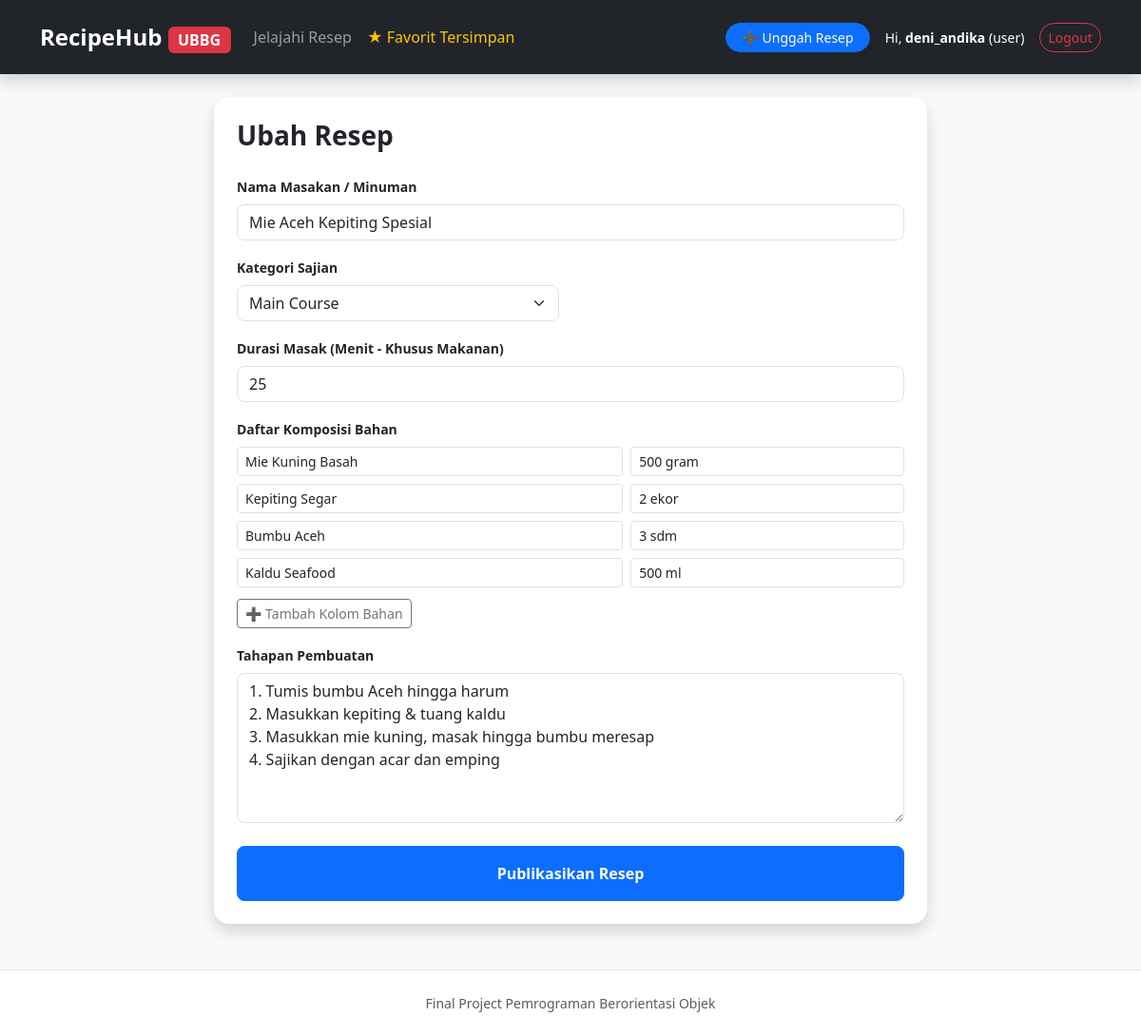
Page /1/edit (signed in) on the committed database.
### app/models/user.py (models this page shows, shortened)
class User(UserMixin, db.Model):
    __tablename__ = 'users'
    id = db.Column(db.Integer, primary_key=True)
    username = db.Column(db.String(50), unique=True, nullable=False)
    email = db.Column(db.String(100), unique=True, nullable=False)
    role = db.Column(db.String(20), default='user')
    _password_hash = db.Column('password_hash', db.String(256), nullable=False)
    recipes = db.relationship('Recipe', backref='author', lazy='dynamic')
    reviews = db.relationship('Review', backref='reviewer', lazy='dynamic', cascade='all, delete-orphan')
    bookmarks = db.relationship('Bookmark', backref='user', lazy='dynamic', cascade='all, delete-orphan')
    @property
    def password(self): raise AttributeError('Password terenkapsulasi secara privat!')

### app/models/food_recipe.py (models this page shows, shortened)
class FoodRecipe(Recipe):
    cooking_time = db.Column(db.Integer, nullable=True)
    __mapper_args__ = {'polymorphic_identity': 'food'}

### app/models/ingredient.py (models this page shows)
class Ingredient(db.Model):
    __tablename__ = 'ingredients'
    id = db.Column(db.Integer, primary_key=True)
    name = db.Column(db.String(100), nullable=False)
    amount = db.Column(db.String(50), nullable=False)
    recipe_id = db.Column(db.Integer, db.ForeignKey('recipes.id'), nullable=False)

### app/recipes/routes.py (the view, shortened to what this page needs)
@recipes_bp.route('/<int:id>/edit', methods=['GET', 'POST'])
@login_required
def edit(id):
    recipe = Recipe.query.get_or_404(id)
    if recipe.user_id != current_user.id and not current_user.is_admin(): abort(403)
    form = RecipeForm(obj=recipe)
    if request.method == 'GET': form.recipe_type.data = recipe.type
    return render_template('recipes/form.html', form=form, recipe=recipe, title="Ubah Resep")

### app/recipes/forms.py
class RecipeForm(FlaskForm):
    title = StringField('Nama Masakan / Minuman', validators=[DataRequired()])
    category = SelectField('Kategori Sajian', choices=[('appetizer', 'Appetizer'), ('main course', 'Main Course'), ('dessert', 'Dessert')])
    recipe_type = SelectField('Klasifikasi Resep (Prinsip OOP Polymorphic)', choices=[('food', 'Makanan Padat (FoodRecipe)'), ('drink', 'Minuman (DrinkRecipe)')])
    cooking_time = IntegerField('Durasi Masak (Menit - Khusus Makanan)', validators=[Optional()])
    is_cold_served = BooleanField('Sajikan dalam Kondisi Dingin (Khusus Minuman)')
    steps = TextAreaField('Tahapan Pembuatan', validators=[DataRequired()])
    submit = SubmitField('Publikasikan Resep')

### app/__init__.py (called while the page is built)
def create_app(config_class=Config):
    app = Flask(__name__)
    app.config.from_object(config_class)
    db.init_app(app)
    login_manager.init_app(app)
    from app.models.user import User
    @login_manager.user_loader
    def load_user(user_id):
        return User.query.get(int(user_id))
    from app.auth.routes import auth_bp
    from app.recipes.routes import recipes_bp
    from app.bookmarks.routes import bookmarks_bp
    app.register_blueprint(auth_bp, url_prefix='/auth')
    app.register_blueprint(recipes_bp)
    app.register_blueprint(bookmarks_bp, url_prefix='/bookmarks')
    @app.errorhandler(404)
    def not_found(e): return render_template('errors/404.html'), 404
    @app.errorhandler(500)
    def server_error(e):
        db.session.rollback()
        return render_template('errors/500.html'), 500
    with app.app_context():
        db.create_all()
    return app

### app/templates/recipes/form.html (shortened to what this page needs)
{% extends 'base.html' %}
{% block content %}
<div class="card shadow p-4 border-0 rounded-4 mx-auto bg-white" style="max-width: 750px;">
    <h3 class="fw-bold mb-4">{{ title }}</h3>
    <form method="POST">
        <div class="mb-3">{{ form.title.label(class="form-label fw-bold small") }}{{ form.title(class="form-control rounded-3") }}</div>
        <div class="row">
            <div class="col-md-6 mb-3">{{ form.category.label(class="form-label fw-bold small") }}{{ form.category(class="form-select rounded-3") }}</div>
        </div>
        <div id="fdiv" class="mb-3" style="{{ 'display:none;' if recipe and recipe.type != 'food' else '' }}">
            {{ form.cooking_time.label(class="form-label fw-bold small") }}{{ form.cooking_time(class="form-control rounded-3", placeholder="Menit") }}
        </div>
        <div class="mb-3">
            <label class="form-label fw-bold small">Daftar Komposisi Bahan</label>
            <div id="wbahan">
                {% if recipe %}{% for ing in recipe.ingredients %}
                <div class="row g-2 mb-2"><div class="col-7"><input type="text" name="ing_name" class="form-control form-control-sm" value="{{ ing.name }}" required></div><div class="col-5"><input type="text" name="ing_amount" class="form-control form-control-sm" value="{{ ing.amount }}" required></div></div>
                {% endfor %}{% else %}
                <div class="row g-2 mb-2"><div class="col-7"><input type="text" name="ing_name" class="form-control form-control-sm" placeholder="Nama Bahan" required></div><div class="col-5"><input type="text" name="ing_amount" class="form-control form-control-sm" placeholder="Takaran" required></div></div>
                {% endif %}
            </div>
            <button type="button" class="btn btn-sm btn-outline-secondary mt-1" onclick="tb()">➕ Tambah Kolom Bahan</button>
        </div>
        <div class="mb-4">{{ form.steps.label(class="form-label fw-bold small") }}{{ form.steps(class="form-control rounded-3", rows="6") }}</div>
        {{ form.submit(class="btn btn-primary w-100 py-3 fw-bold rounded-3") }}
    </form>
</div>
{% endblock %}

### app/templates/base.html (shortened to what this page needs)
<!doctype html>
<html lang="id">
  <head>
    <link
      href="https://cdn.jsdelivr.net/npm/bootstrap@5.3.3/dist/css/bootstrap.min.css"
      rel="stylesheet"
    />
    <link
      rel="stylesheet"
      href="{{ url_for('static', filename='css/style.css') }}"
    />
  </head>
  <body class="d-flex flex-column min-vh-100 bg-light">
    <nav class="navbar navbar-expand-lg navbar-dark bg-dark mb-4 py-3 shadow">
      <div class="container">
        <a
          class="navbar-brand fw-bold fs-4"
          href="{{ url_for('recipes.index') }}"
          >RecipeHub <span class="badge bg-danger fs-6">UBBG</span></a
        >
        <div class="collapse navbar-collapse">
          <ul class="navbar-nav me-auto">
            <li class="nav-item">
              <a class="nav-link" href="{{ url_for('recipes.index') }}"
                >Jelajahi Resep</a
              >
            </li>
            {% if current_user.is_authenticated %}
            <li class="nav-item">
              <a
                class="nav-link text-warning"
                href="{{ url_for('bookmarks.index') }}"
                >★ Favorit Tersimpan</a
              >
            </li>
            {% endif %}
          </ul>
          <ul class="navbar-nav ms-auto align-items-center">
            {% if current_user.is_authenticated %}
            <li class="nav-item">
              <a
                class="btn btn-primary btn-sm me-3 px-3 rounded-pill"
                href="{{ url_for('recipes.create') }}"
                >➕ Unggah Resep</a
              >
            </li>
            <li class="nav-item me-3">
              <span class="text-white small"
                >Hi, <strong>{{ current_user.username }}</strong> ({{
                current_user.role }})</span
              >
            </li>
            <li class="nav-item">
              <a
                class="btn btn-outline-danger btn-sm rounded-pill"
                href="{{ url_for('auth.logout') }}"
                >Logout</a
              >
            </li>
            {% endif %}
          </ul>
        </div>
      </div>
    </nav>
    <main class="container mb-5">
       {% block content %}{% endblock %}
    </main>
    <footer
      class="bg-white border-top py-4 mt-auto text-center text-muted small"
    >
      <p class="mb-0">Final Project Pemrograman Berorientasi Objek</p>
    </footer>
  </body>
</html>

### app/static/css/style.css (style rules this page uses)
body { font-family: system-ui, -apple-system, sans-serif; }
.card { transition: transform 0.15s ease-in-out; }

### rows in the picture
User: username "deni_andika", role "user"
FoodRecipe: title "Mie Aceh Kepiting Spesial", category "Main Course", cooking_time "25", steps "1. Tumis bumbu Aceh hingga harum 2. Masukkan kepiting & tuang kaldu 3. Masukkan mie kuning, masak hingga bumbu meresap 4. Sajikan dengan acar dan emping"
Ingredient: ing_name "Mie Kuning Basah", ing_amount "500 gram"
Ingredient: ing_name "Kepiting Segar", ing_amount "2 ekor"
Ingredient: ing_name "Bumbu Aceh", ing_amount "3 sdm"
Ingredient: ing_name "Kaldu Seafood", ing_amount "500 ml"

### other values in the picture
{{ title }} "Ubah Resep"
